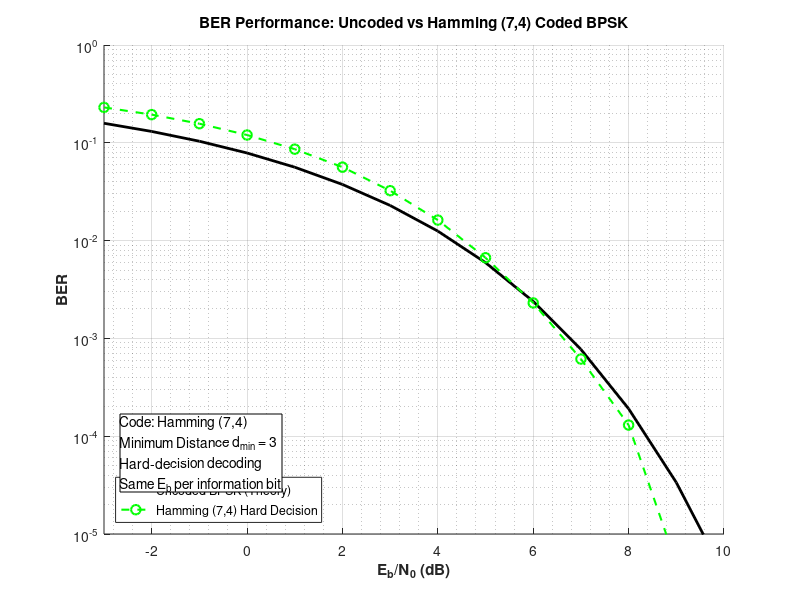

The MATLAB source for this figure: (Note: this script raises an error after producing the figure.)
%% Q6
% ===============================================================
% ====================== QUESTION 6 =============================
% ===============================================================
function Q6
% BPSK with (7,4) Hamming Code over AWGN (Hard Decision)

fprintf('Q6: BPSK with (7,4) Hamming Coding\n');
fprintf('---------------------------------\n');
pause(3);

%% ================= PARAMETERS ===============================
EbN0_dB = -3:1:10;
EbN0_linear = 10.^(EbN0_dB/10);
Eb = 1;

N_bits = 2e5;

% Hamming (7,4)
n = 7;
k = 4;
CodeRate = k/n;

% Ensure multiple of k
N_bits = ceil(N_bits/k)*k;

%% ================= UNCODED BPSK (THEORY) ====================
BER_uncoded_theory = 0.5 * erfc(sqrt(EbN0_linear));

%% ================= HAMMING (7,4) SIMULATION =================
BER_hamming_sim = zeros(size(EbN0_dB));

% Generate information bits
info_bits = randi([0 1], N_bits, 1);

% Encode
msg_words = reshape(info_bits, k, []).';
code_words = encode(msg_words, n, k, 'hamming/binary');

coded_bits = code_words.';
coded_bits = coded_bits(:);

% Energy scaling (same Eb per information bit)
Ec = Eb * CodeRate;
tx_amp = sqrt(Ec);

% BPSK modulation
tx_symbols = tx_amp * (2*coded_bits - 1);

for i = 1:length(EbN0_dB)

    % Noise variance based on Eb
    N0 = Eb / EbN0_linear(i);
    sigma = sqrt(N0/2);

    % AWGN
    noise = sigma * randn(size(tx_symbols));
    rx_symbols = tx_symbols + noise;

    % Hard decision
    rx_coded_bits = rx_symbols > 0;

    % Decode
    rx_code_words = reshape(rx_coded_bits, n, []).';
    rx_decoded_words = decode(rx_code_words, n, k, 'hamming/binary');

    rx_info_bits = rx_decoded_words.';
    rx_info_bits = rx_info_bits(:);

    % BER
    BER_hamming_sim(i) = mean(rx_info_bits ~= info_bits);
end

%% ===================== PLOTTING ==============================
fig = figure; hold on;

semilogy(EbN0_dB, BER_uncoded_theory, ...
    'k-', 'LineWidth', 2, ...
    'DisplayName','Uncoded BPSK (Theory)');

semilogy(EbN0_dB, BER_hamming_sim, ...
    'go--', ...
     'MarkerSize', 7, ...
     'LineWidth', 1.5,...
    'DisplayName','Hamming (7,4) Hard Decision');

grid on; grid minor;
xlabel('E_b/N_0 (dB)','FontWeight','bold');
ylabel('BER','FontWeight','bold');
title('BER Performance: Uncoded vs Hamming (7,4) Coded BPSK');
legend('Location','southwest');

set(gca,'YScale','log');
ylim([1e-5 1]);
xlim([-3 10]);

%% ================= TEXT BOX =================
annotation(fig,'textbox', ...
    [0.15 0.18 0.35 0.18], ...
    'String',{ ...
        'Code: Hamming (7,4)', ...
        'Minimum Distance d_{min} = 3', ...
        'Hard-decision decoding', ...
        'Same E_b per information bit'}, ...
    'FitBoxToText','on', ...
    'BackgroundColor','white');
 %% ===================== SAVE FIGURE ===========================
 save_figure_png(fig, ...
        'Q6_(7,4)_Hamming_code', ...
        'figures');

%% ================= REPORT ANSWERS =================
fprintf('(c) Minimum distance of (7,4) Hamming code: d_min = 3\n');
fprintf('(d) Recommendation:\n');
fprintf('     Yes for BER reduction at low SNR.\n');
fprintf('     No if bandwidth or transmission time is critical.\n');
end
